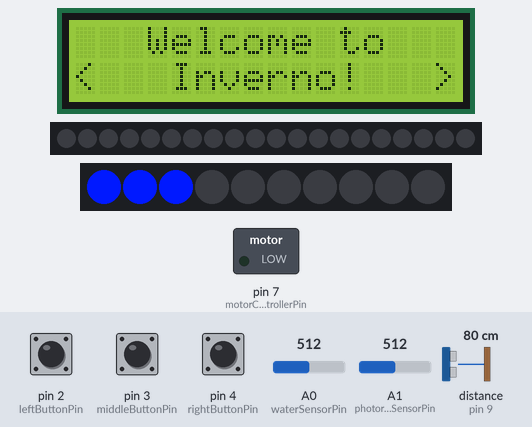
Simulated run of this sketch. Board: Arduino Uno, built with avr-gcc and run on an emulated ATmega328P. Parts: 16×2 character LCD, 20 RGB LEDs in strip order, left to right, 10 RGB LEDs in strip order, left to right, switched loads named in the sketch (green lamp = pin HIGH). Inputs (shaded band) come from the test bench; at power-on: pin 2 (leftButtonPin) HIGH, pin 3 (middleButtonPin) HIGH, distance to the obstacle (sensor on pin 9) 80 cm, pin 4 (rightButtonPin) HIGH, A1 (photoresistorSensorPin) = 512, A0 (waterSensorPin) = 512. The echo pulse lasts 58.3 µs per cm; dim RGB values are drawn brighter than linear; random numbers use the default seed unless the sketch sets one; pins used as bus, display or sensor lines are not drawn; what the sketch prints to the serial monitor is not drawn.

Above: at 14.0 s.
14.1 s: pin 2 (leftButtonPin) pulled LOW for 1 s
At 15.6 s:
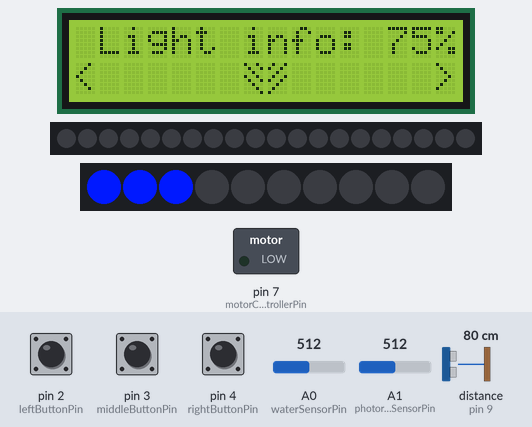
16.6 s: pin 3 (middleButtonPin) pulled LOW for 0.15 s
At 16.69 s:
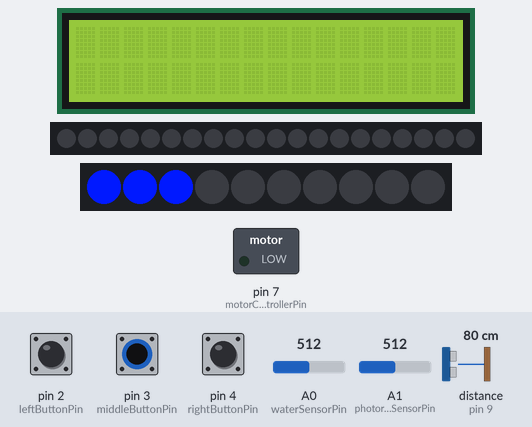
18.4 s: distance to the obstacle (sensor on pin 9) set to 2 cm
At 19.6 s:
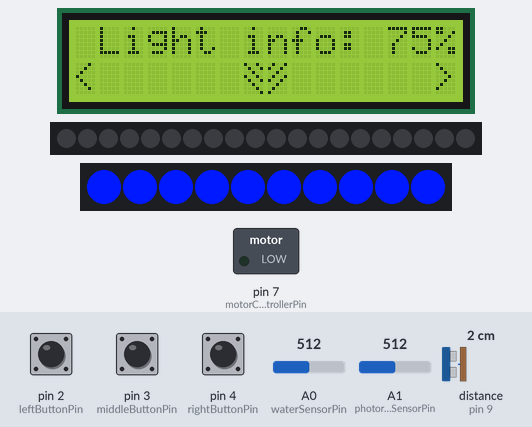
19.9 s: pin 4 (rightButtonPin) pulled LOW for 0.15 s
At 21.1 s:
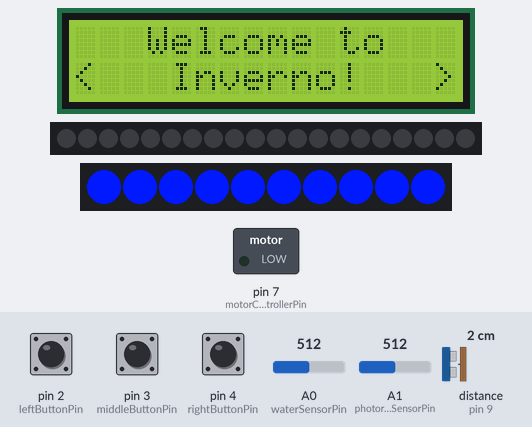
23.0 s: A1 (photoresistorSensorPin) set to 418
24.5 s: A1 (photoresistorSensorPin) set to 392
At 25.6 s:
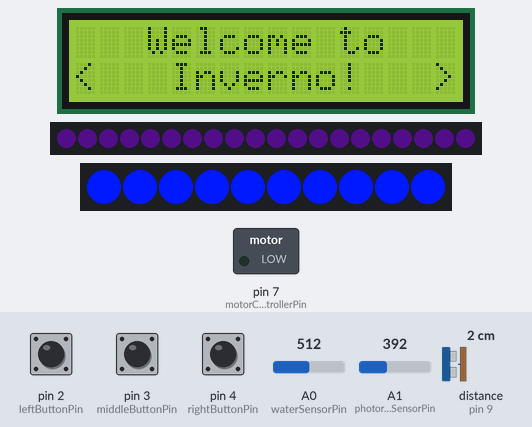

Measured:
- the behaviour switches between 410 and 409 on A1 (photoresistorSensorPin) (found by bisection; images 4 and 5)
- after the input at 16.6 s, the display: changes at once (image 2)
- after the input at 19.9 s, the display: first changes at once (image 4 shows a later state)
- after the input at 23.0 s, every drawn part: stays the same

The sketch:

arduinoInvernoCode.ino
```cpp
#include <LiquidCrystal_I2C.h>
#include <Adafruit_NeoPixel.h>

//LEDS
#define UV_PIN 5
#define UV_NUMPIXELS 20

#define WATER_LEVEL_PIN 6
#define WATER_LEVEL_NUMPIXELS 10

//Configuracion ajustable de profundidad del
//recipiente para sistema de riego
int waterContainerDepth = 100;

//Leds config
int delayLEDS = 50;
int UVLedsBrightness = 200;
int selectedUVLedMode;
int desiredUVBirghtness;
Adafruit_NeoPixel UV_pixels = Adafruit_NeoPixel(UV_NUMPIXELS, UV_PIN, NEO_GRB + NEO_KHZ800);
Adafruit_NeoPixel WATER_LEVEL_pixels = Adafruit_NeoPixel(WATER_LEVEL_NUMPIXELS, WATER_LEVEL_PIN, NEO_GRB + NEO_KHZ800);


//Create an LCD
LiquidCrystal_I2C lcd(0x20,16,2);

//BUTTONS
int leftButtonValue = 0;//definir los botones como
int middleButtonValue = 0;//variables enteras
int rightButtonValue = 0;
int leftButtonPin = 2;//configurar a qué pin
int middleButtonPin = 3;//esta conectado cada
int rightButtonPin = 4;//botón

//Actuators and sensors PINS
int waterSensorPin = A0;//sensor de humedad o agua
int photoresistorSensorPin = A1;//fotorresistencia
int motorControllerPin = 7;//motor pin
int trigUltrasonicSensor = 8;
int echoUltrasonicSensor = 9;

int waterSensorValue;//inicializar sensor de agua
int photoresistorSensorValue;//inicializar sensor de luz

//Variables para sensor ultrasonico
long duration = 0;
int cm;
int mappedUltrasonicSensorValue;

int selectedMenuNumber = 2;
int randNumber;

void setup(){
  //Iniciamos LCD
  lcd.init();
  lcd.backlight();

  //Iniciamos leds
  UV_pixels.begin();
  WATER_LEVEL_pixels.begin();

  //Llamamos al menu con imagen de carga
  menuLCD(1);

  //Pump motor setup
  pinMode(motorControllerPin, OUTPUT);

  //Every pin configuration
  pinMode(leftButtonPin, INPUT_PULLUP);
  pinMode(middleButtonPin, INPUT_PULLUP);
  pinMode(rightButtonPin, INPUT_PULLUP);
  pinMode(trigUltrasonicSensor, OUTPUT);
  pinMode(echoUltrasonicSensor, INPUT);

  Serial.begin(9600);

}

void menuLCD(int screenMode){
  /*ScreenMode presets

  1 = Loading screen
  2 = Welcome to Inverno!
  3 = Soil moist
  4 = Light information
  5.- Water level*/

  //Custom symbol Setup
    byte customCharLeft[] = {
      B10010,
      B01001,
      B00100,
      B10010,
      B01001,
      B00100,
      B00010,
      B00001
    };
   //Left part of upper symbol
   lcd.createChar(0, customCharLeft);

    byte customCharRight[] = {
      B01001,
      B10010,
      B00100,
      B01001,
      B10010,
      B00100,
      B01000,
      B10000
    };
  	//Right part of upper symbol
    lcd.createChar(1, customCharRight);

    switch (screenMode){
      case 1://Mostrar "loading..." en pantalla
        delay(300);
      	setUVLedMode(1);
        lcd.setCursor(0,0);
        lcd.noAutoscroll();
        lcd.print("Loading...");
        setUVLedMode(1);
        delay(300);

        lcd.setCursor(0,1);

        for (int i = 0; i <= 16; ++i) {
          lcd.print("/");
          randNumber = random(100, 500);
          delay(randNumber);
        }

        lcd.clear();
        lcd.noDisplay();
        lcd.setCursor(0,0);
        lcd.print("All systems go!");

        lcd.setCursor(0,1);
        lcd.print("- - - - - - - - ");

        for (int i = 0; i <= 5; ++i){
          lcd.display();
          delay(200);
          lcd.noDisplay();
          delay(200);
         }
        lcd.clear();
        lcd.display();
        delay(1000);
      break;

      case 2://Mostrar "Welcome to Inverno" en pantalla
        lcd.setCursor(0,0);
        lcd.print("   Welcome to   ");
        lcd.setCursor(0,1);
        lcd.print("    Inverno!    ");

        lcd.setCursor(0,1);
        lcd.print("<");
        lcd.setCursor(15,1);
        lcd.print(">");
      break;

      case 3://Mostrar nivel de humedad de la tierra
              //de acuerdo a los datos del sensor
        lcd.setCursor(0,0);
        lcd.print(" Soil moist: " + String(getWaterSensorReadings()) + "% ");


        //Write left part of upper symbol
        lcd.setCursor(7,1);
        lcd.write(0);
        //Write right part of upper symbol
        lcd.setCursor(8,1);
        lcd.write(1);

        //símbolos decorativos en pantalla
        lcd.setCursor(0,1);
        lcd.print("<");
        lcd.setCursor(15,1);
        lcd.print(">");

      break;

      case 4://Mostrar nivel de luz de acuerdo
             //con la fotorresistencia
        lcd.setCursor(0,0);
        lcd.print(" Light info: " + String(getPhotoresistorReadings()) + "% ");


        //Write left part of upper symbol
        lcd.setCursor(7,1);
        lcd.write(0);
        //Write right part of upper symbol
        lcd.setCursor(8,1);
        lcd.write(1);

        //símbolos decorativos en pantalla
        lcd.setCursor(0,1);
        lcd.print("<");
        lcd.setCursor(15,1);
        lcd.print(">");
        lcd.setCursor(0,0);
      break;

      case 5: //Mostrar el nivel de agua restante
      		  //para sistema de riego
      	lcd.setCursor(0,0);

        if(mappedUltrasonicSensorValue<=0){
           lcd.print("Water level: 00%");
        }
        else{
             lcd.print("Water level: " + String(mappedUltrasonicSensorValue*10) + "%");
        }

        //símbolos decorativos en pantalla
        lcd.setCursor(0,1);
        lcd.print("<");
        lcd.setCursor(15,1);
        lcd.print(">");
      break;
      }
  }

//Funci'on que configura el status del led UV
void setUVLedMode(int ledMode){
  if(getPhotoresistorReadings() <= 60 || middleButtonValue == LOW && selectedMenuNumber == 4){
    desiredUVBirghtness = 200-((200*getPhotoresistorReadings())/60);

    UV_pixels.setBrightness(desiredUVBirghtness);
    selectedUVLedMode = 2;

    if(middleButtonValue == LOW && selectedMenuNumber == 4){
    	UV_pixels.setBrightness(200);
    }
   }
   else{
    selectedUVLedMode = 3;
   }

  /*UVled presets

  1 = Bouncing effect
  2 = Solid purple
  3 = Off*/

  switch(ledMode){
    case 1: //Bouncing effect (para efecto de inicio)
        UV_pixels.clear();
        for(int i=-1; i<=UV_NUMPIXELS; i++){
          UV_pixels.setPixelColor(i, UV_pixels.Color(160, 32, 240));
          UV_pixels.show();
          delay(delayLEDS);
        }
        UV_pixels.clear();

        for(int e=UV_NUMPIXELS; e>=0; e--){
          UV_pixels.setPixelColor(e, UV_pixels.Color(160, 32, 240));
          UV_pixels.show();
          delay(delayLEDS);
        }
        UV_pixels.clear();
      break;

  	case 2: //Color morado solido
      for(int i=0; i<UV_NUMPIXELS; i++) {

        UV_pixels.setPixelColor(i, UV_pixels.Color(160, 32, 240));
        UV_pixels.show();
        }
    	break;

    case 3: //Sin color
     for(int i=0; i<UV_NUMPIXELS; i++) {

        UV_pixels.setPixelColor(i, UV_pixels.Color(0, 0, 0));
        UV_pixels.show();
        }
    	break;
  }
}

//Configuracion para tira led medidor de agua para riego
void setWaterLevelLed(){
  //Sacamos el valor del sensor y lo ponemos a proporcion de 1 al 10
  mappedUltrasonicSensorValue = 10 - (map (getUltrasonicSensor(), 16, waterContainerDepth, 0, 10));

      for(int i=0; i<mappedUltrasonicSensorValue; i++) {
        WATER_LEVEL_pixels.setPixelColor(i, UV_pixels.Color(0, 25, 255));
        WATER_LEVEL_pixels.show();
       }

      for(int i=10; i>mappedUltrasonicSensorValue; i--) {
        WATER_LEVEL_pixels.setPixelColor(i, UV_pixels.Color(0, 0, 0));
        WATER_LEVEL_pixels.show();
       }

  Serial.println(mappedUltrasonicSensorValue);
}


//Función para mover el motor de la bomba de agua
void moveMotor(){//Si la humedad es menor o igual a 45, se activa

  if(getWaterSensorReadings() <= 45 && getUltrasonicSensor() <= waterContainerDepth || middleButtonValue == LOW && selectedMenuNumber == 3){
    digitalWrite(motorControllerPin, HIGH);
  }
  else{//Si la humedad es mayor a 45, no se activa
     digitalWrite(motorControllerPin, LOW);
  }

}
//Leer el valor del nivel de humedad
int getWaterSensorReadings(){
  waterSensorValue = map (analogRead(waterSensorPin), 0, 876, 0,100);
  return waterSensorValue;
}
//ler el valor del nivel de luz
int getPhotoresistorReadings(){
  photoresistorSensorValue = map (analogRead(photoresistorSensorPin), 6, 679, 0, 100);
  return photoresistorSensorValue;
}

//Leer el sensor ultrasonico
int getUltrasonicSensor(){
  digitalWrite(trigUltrasonicSensor,LOW);
  digitalWrite(trigUltrasonicSensor,HIGH);
  digitalWrite(trigUltrasonicSensor,LOW);

  int duration = pulseIn (echoUltrasonicSensor, HIGH);
  cm = duration * 0.0344 / 2;
  return cm;
}

void loop()
{
  //Menu button config.
  leftButtonValue = digitalRead(leftButtonPin);
  middleButtonValue = digitalRead(middleButtonPin);
  rightButtonValue = digitalRead(rightButtonPin);

  //Configuracion para usar los botones de navegacion lcd
  if(middleButtonValue == LOW && selectedMenuNumber != 2 && selectedMenuNumber != 5){
  	lcd.noDisplay();
    delay(120);
    lcd.display();
  }
  if(rightButtonValue == LOW){
  	selectedMenuNumber = selectedMenuNumber + 1;
    lcd.clear();
  }
  if(leftButtonValue == LOW){
  	selectedMenuNumber = selectedMenuNumber - 1;
    lcd.clear();
  }

 //We set the menu button limits
  if(selectedMenuNumber >= 6){
  	selectedMenuNumber = 2;
  }
  if(selectedMenuNumber <= 1){
  	selectedMenuNumber = 5;
  }

  //Llamamos la funcion del motor
  moveMotor();

  //Llamamos la funcion de actualizar la tira led en base
  //al nivel del agua para riego
  setWaterLevelLed();

  //Llamamos a la funcion para actualizar el estado de la tira led UV
  setUVLedMode(selectedUVLedMode);
  menuLCD(selectedMenuNumber);  // Ahora puedes cambiar el valor que pasas a menuLCD()
}
```
